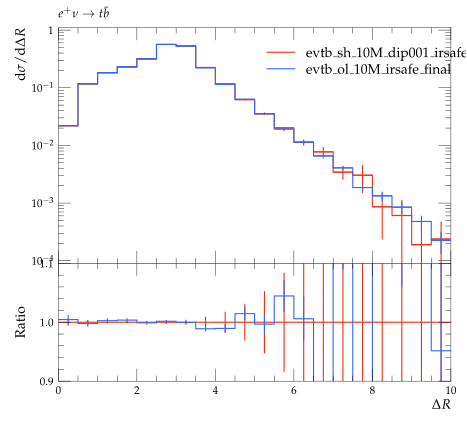

This figure's Python source:
#! /usr/bin/env python

# This Python script was auto-generated using YODA v2.0.0.
# Analysis object: /evtb/inc_tjg_dr
# Timestamp: 16-04-2024 (14:02:27)

import matplotlib as mpl
import matplotlib.pyplot as plt
mpl.use('Agg') # comment out for interactive use
import os
import numpy as np

plotDir = os.path.split(os.path.realpath(__file__))[0]
if 'YODA_USER_PLOT_PATH' in globals():
    plot_outdir = globals()['YODA_USER_PLOT_PATH']
else:
    plot_outdir = plotDir

#plot style
plt.style.use(os.path.join(plotDir, '../default.mplstyle'))
# plot metadata
figW, figH = plt.rcParams['figure.figsize']
ax_xLabel = r'$\Delta R$'
ax_yLabel = r'$\mathrm{d}\sigma / \mathrm{d} \Delta R$ '
ax_title  = r'$e^+ \nu \to t \bar b$'
ax_xScale = 'linear'
ax_yScale = 'log'
xLims = (0.0, 10.0)
yLims = (9e-05, 1.1)

# TeX-friendly labels for the legend
labels = [ r"evtb\_sh\_10M\_dip001\_irsafe\_final", r"evtb\_ol\_10M\_irsafe\_final" ]

# Create figure and axis objects
fig, (ax, ratio0_ax) = plt.subplots(2, 1, sharex=True,
                  figsize=(figW,figH), gridspec_kw={'height_ratios': (2, 1)})
ratio0_ax.yaxis.set_major_locator(mpl.ticker.MultipleLocator(0.1))
ratio0_ax.set_ylim(0.9, 1.1)
ratio0_ax.set_ylabel('Ratio')

# LineColor map: curve index -> color
linecolors = {0: '#EE3311', 1: '#3366FF'}
# the numerical data is stored in a separate file
dataf = dict()
prefix = os.path.split(__file__)[0]
if prefix:    prefix = prefix + '/'
exec(open(prefix+'inc_tjg_dr__data.py').read(), dataf)


legend_handles = [] # keep track of handles for the legend

# style options for curves
# starts at zorder>=5 to draw curve on top of legend
styles = {
  'curve0': {
    'color' : linecolors[0],
    'linestyle' : '-',
    'marker' : 'o',
    'zorder' : 5,
    'histstyle' : True,
  },
  'curve1': {
    'color' : linecolors[1],
    'linestyle' : '-',
    'marker' : 'o',
    'zorder' : 6,
    'histstyle' : True,
  },
}
# curve from input yoda files in main panel
for label in dataf['yvals'].keys():
    if all(np.isnan(v) for v in dataf['yvals'][label]):
        continue
    tmp = None
    if styles[label]['histstyle']: # draw as histogram
        tmp, = ax.plot(dataf['xedges'], dataf['yedges'][label],
                       color=styles[label]['color'],
                       linestyle=styles[label]['linestyle'],
                       drawstyle='steps-pre', solid_joinstyle='miter',
                       zorder=styles[label]['zorder'], label=label)
        ax.errorbar(dataf['xpoints'], dataf['yvals'][label], color=styles[label]['color'],
                    xerr=dataf['xerrs'], yerr=[dataf['ydowns'][label], dataf['yups'][label]],
                    linestyle='none', zorder=styles[label]['zorder'])
    else: # draw as scatter
        tmp = ax.errorbar(dataf['xpoints'], dataf['yvals'][label],
                          xerr=dataf['xerrs'],
                          yerr=[ dataf['ydowns'][label],
                          dataf['yups'][label] ],
                          fmt=styles[label]['marker'],
                          ecolor=styles[label]['color'],
                          color=styles[label]['color'], zorder=2)
        tmp[-1][0].set_linestyle(styles[label]['linestyle'])
    legend_handles += [tmp]
    for varLabel in dataf['variation_yvals'].keys():
        if varLabel.startswith(label):
            tmp, = ax.plot(dataf['xedges'], dataf['variation_yvals'][varLabel],
                           color=styles[label]['color'],
                           linestyle=styles[label]['linestyle'],
                           drawstyle='steps-pre', solid_joinstyle='miter',
                           zorder=styles[label]['zorder'], alpha=0.5)


# plots on ratio panel
# curve from input yoda files in ratio panel
for label, yvals in dataf['ratio0_yvals'].items():
    if all(np.isnan(v) for v in yvals):
        continue
    if styles[label]['histstyle']: # plot as histogram
        ratio0_ax.plot(dataf['xedges'], yvals,
                       color=styles[label]['color'],
                       linestyle=styles[label]['linestyle'],
                       drawstyle='steps-pre', zorder=1,
                       solid_joinstyle='miter')
        ratio0_ax.vlines(dataf['xpoints'],
                         dataf['ratio0_ymin'][label],
                         dataf['ratio0_ymax'][label],
                         color=styles[label]['color'], zorder=1)
    else: # plot as scatter
        tmp = ratio0_ax.errorbar(dataf['xpoints'],
                                 yvals, xerr=dataf['xerrs'],
                                 yerr=dataf['ratio0_yerrs'][label],
                                 fmt=styles[label]['marker'],
                                 ecolor=styles[label]['color'],
                                 color=styles[label]['color'])
        tmp[-1][0].set_linestyle(styles[label]['linestyle'])

    for varlabel in dataf['ratio0_variation_vals'].keys():
        if varlabel.startswith(label):
            ratio0_ax.plot(dataf['xedges'],
                            dataf['ratio0_variation_vals'][varlabel],
                            color=styles[label]['color'],
                            linestyle=styles[label]['linestyle'],
                            drawstyle='steps-pre', solid_joinstyle='miter',
                            zorder=1, alpha=0.5)

legend_pos = (0.5, 0.97)
ax.legend(legend_handles, labels, loc='upper left', bbox_to_anchor=legend_pos)

# set plot metadata as defined above
ratio0_ax.set_xlabel(ax_xLabel)
ratio0_ax.xaxis.set_label_coords(1., -.15)
ax.set_ylabel(ax_yLabel, loc='top')
ax.set_title(ax_title, loc='left')
ax.set_xscale(ax_xScale)
ax.set_yscale(ax_yScale)
ax.set_xlim(xLims)
ax.set_ylim(yLims)

# tick formatting
plt.rcParams['xtick.top'] = True
plt.rcParams['ytick.right'] = True
ax.yaxis.set_major_locator(mpl.ticker.LogLocator(base=10.0, numticks=np.inf))
ax.yaxis.set_minor_locator(mpl.ticker.LogLocator(
                           base=10.0, subs=np.arange(0.1, 1, 0.1), numticks=np.inf))
fig.align_ylabels((ax, ratio0_ax))
plt.savefig(os.path.join(plot_outdir, 'inc_tjg_dr.pdf'), format='PDF')
plt.savefig(os.path.join(plot_outdir, 'inc_tjg_dr.png'), format='PNG')

plt.close(fig)
